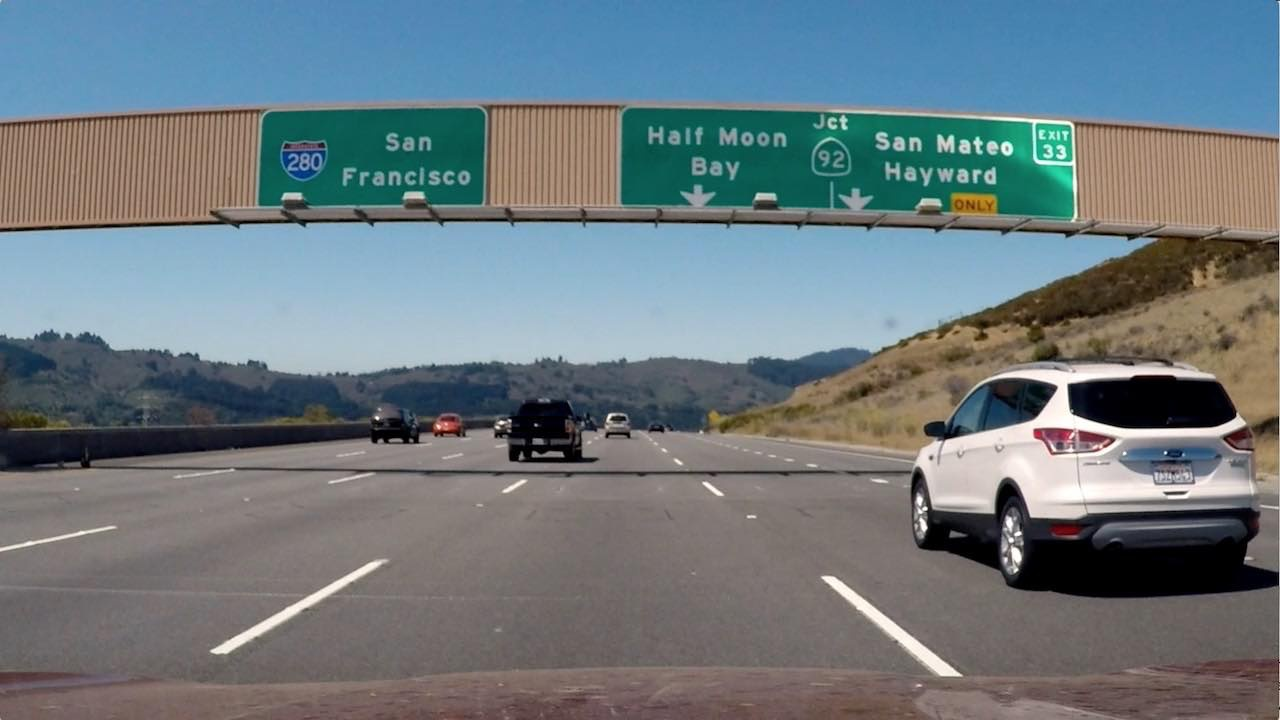
#> input picture test_images/signs_vehicles_xygrad.jpg, 1280 x 720 px
$ python thresholding.py   (older library calls are emulated)
#> lines starting #> are read from the running program, lines starting #| are printed output that depends on the picture; after the words box and inside, x2 and y2 are one past the last pixel; in counts of white or black regions, pixels touching at a corner belong together
#> (reads camera_cal/camera_cal_pickle.p from the repository)
#> (reads camera_cal/persp_pickle.p from the repository)
#> further down, test_img1 is the input picture: shape (720, 1280, 3); mean R, G, B 109.2, 121.6, 127.4
import cv2
import numpy as np
import matplotlib.pyplot as plt


def perspective_change(img_arr, M):
    return cv2.warpPerspective(
        img_arr,
        M,
        (img_arr.shape[1], img_arr.shape[0])
    )


def undistort_image(img_arr, matrix, coeffs):
    return cv2.undistort(img_arr, matrix, coeffs, None, matrix)
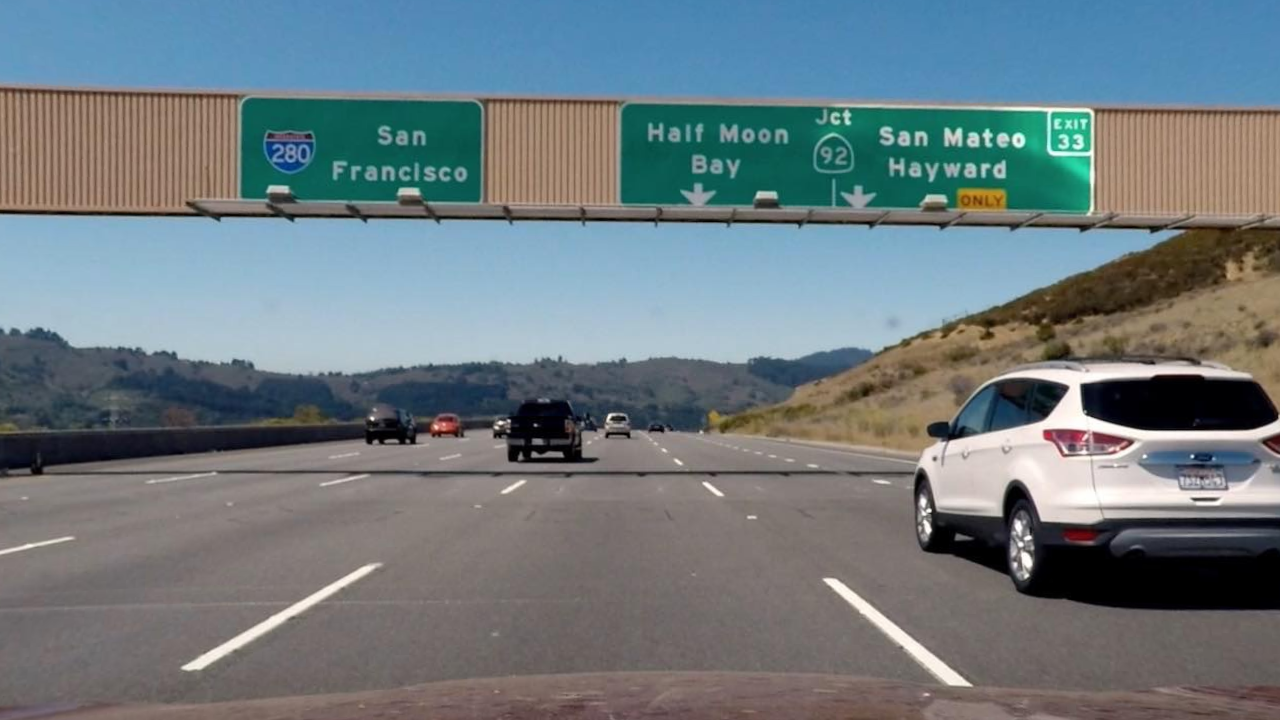
#> returned value: shape (720, 1280, 3); mean of channels 0, 1, 2 109.6, 122.1, 127.3; drawn as R, G, B


def weighted_img(img, initial_img, α=0.3, β=1., λ=0.):
    return cv2.addWeighted(initial_img, α, img, β, λ)


# [57 lines left out: functions abs_sobel_thresh, magnitude_thresh, dir_threshold, not called in this run]


def threshold(img_array, matrix, coeffs, M, color=False):
    """
    This function take a image as input and does the following
    - Undistort the image using cam cal data
    - Apply gradient thresholding and color thresholding and combine in a
    binary image
    - warp the image
    return the result
    """
    img = np.copy(img_array)
    img = undistort_image(img, matrix, coeffs)
    undistorted_img = perspective_change(img, M)
#> in perspective_change, `return cv2.warpPerspective( img_arr, M, (img_arr.shape[1], img_arr.sha..`:
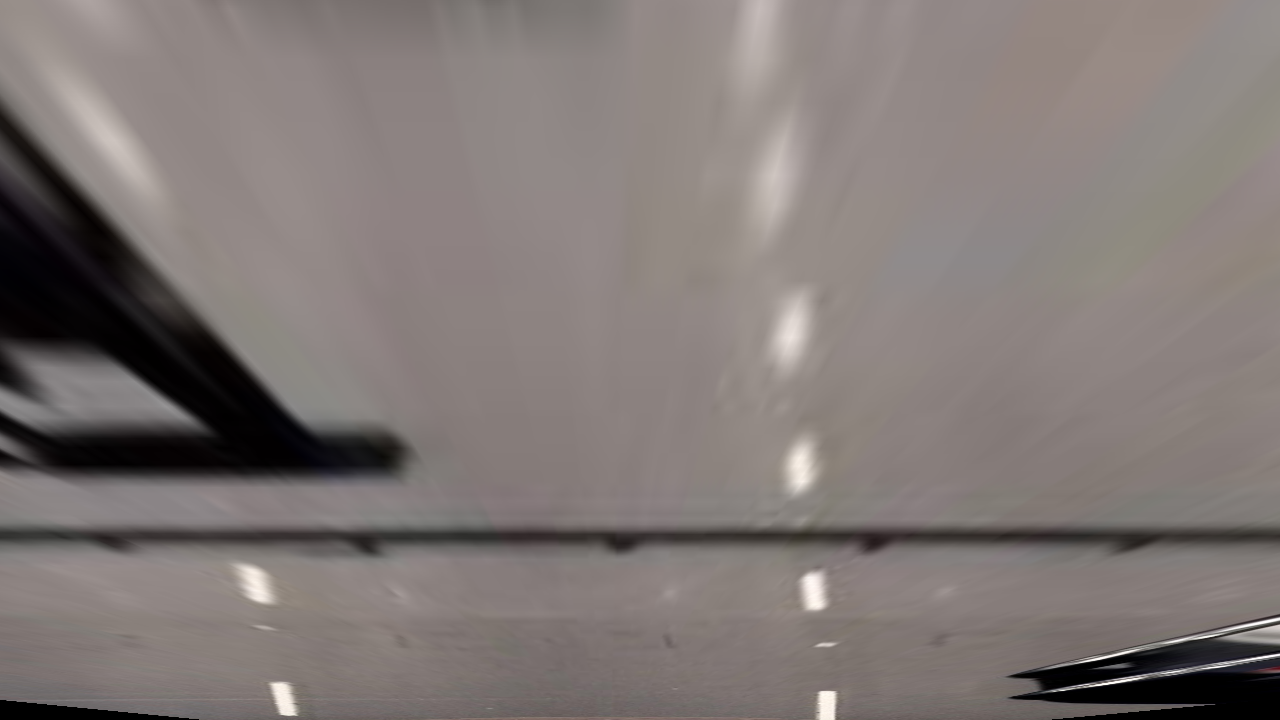
#> returned value: shape (720, 1280, 3); mean of channels 0, 1, 2 128, 119.8, 117.4; drawn as R, G, B

    # [7 lines of commented-out code are left out]

    luv = cv2.cvtColor(undistorted_img, cv2.COLOR_RGB2LUV)
#> luv: shape (720, 1280, 3); mean of channels 0, 1, 2 128.7, 100, 139.1

    lchannel = luv[:, :, 0]
    white_line = np.zeros_like(lchannel)
    white_line[(lchannel >= 210)] = 1

    hls = cv2.cvtColor(undistorted_img, cv2.COLOR_RGB2HLS)
#> hls: shape (720, 1280, 3); mean of channels 0, 1, 2 23.4, 122.8, 16.9

    schannel = hls[:, :, 2]
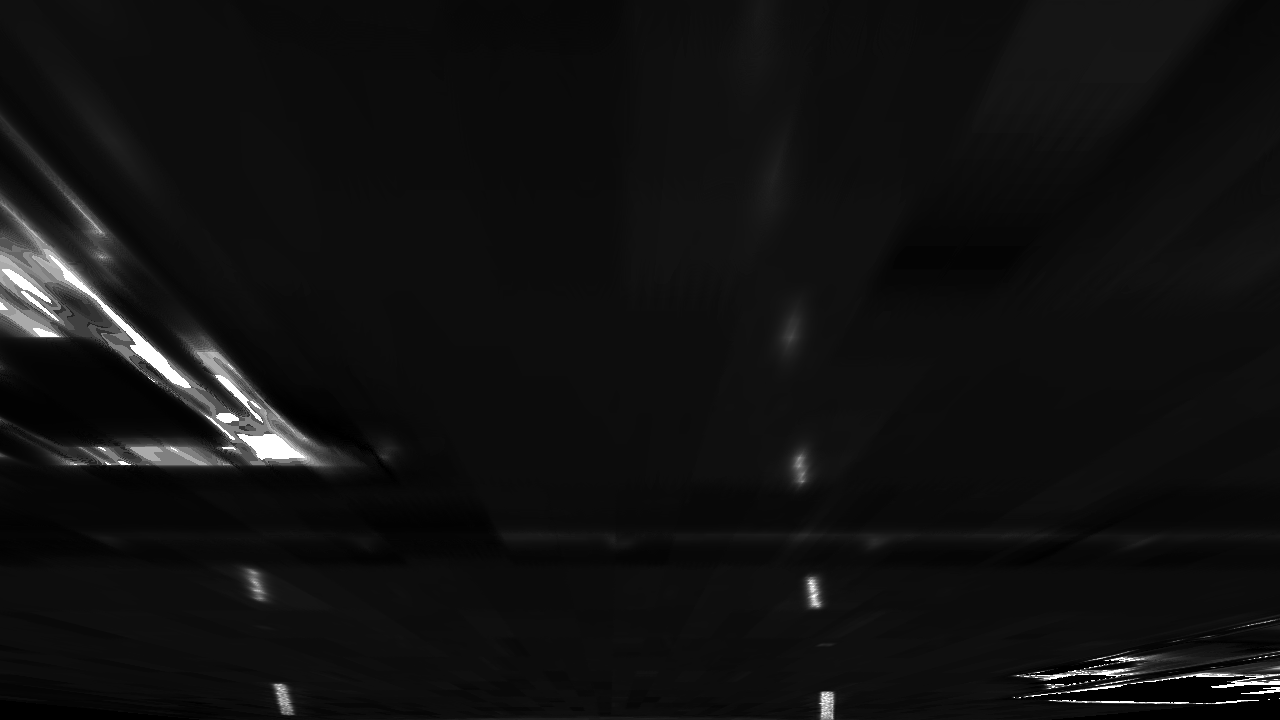
#> schannel: shape (720, 1280); min 0, max 255, mean 16.9
    sthresh_min = 150
    sthresh_max = 255
    sbinary = np.zeros_like(schannel)
    sbinary[(schannel >= sthresh_min) & (schannel <= sthresh_max)] = 1

    lchannel = hls[:, :, 1]
    lthresh_min = 150
    lthresh_max = 255
    lbinary = np.zeros_like(lchannel)
    lbinary[(lchannel >= lthresh_min) & (lchannel <= lthresh_max)] = 1

    lsbinary = np.zeros_like(schannel)
    lsbinary[(lbinary == 1) & (sbinary == 1)] = 1

    yellow_and_white = np.zeros_like(schannel)
    yellow_and_white[(lsbinary == 1) | (white_line == 1)] = 1

    rgb = np.dstack((lsbinary*255, np.zeros_like(yellow_and_white), white_line*255))
    return yellow_and_white, rgb


# [38 lines left out: functions thresh, threshold2, not called in this run]


if __name__ == '__main__':
    import pickle
    camdata = pickle.load(open('./camera_cal/camera_cal_pickle.p', 'rb'))
    mtx = camdata['mtx']
    dist = camdata['dist']

    persp = pickle.load(open('./camera_cal/persp_pickle.p', 'rb'))
    M = persp['M']
    Minv = persp['Minv']

    test_img1 = plt.imread('./test_images/signs_vehicles_xygrad.jpg')
    res, rgb = threshold(test_img1, mtx, dist, M)
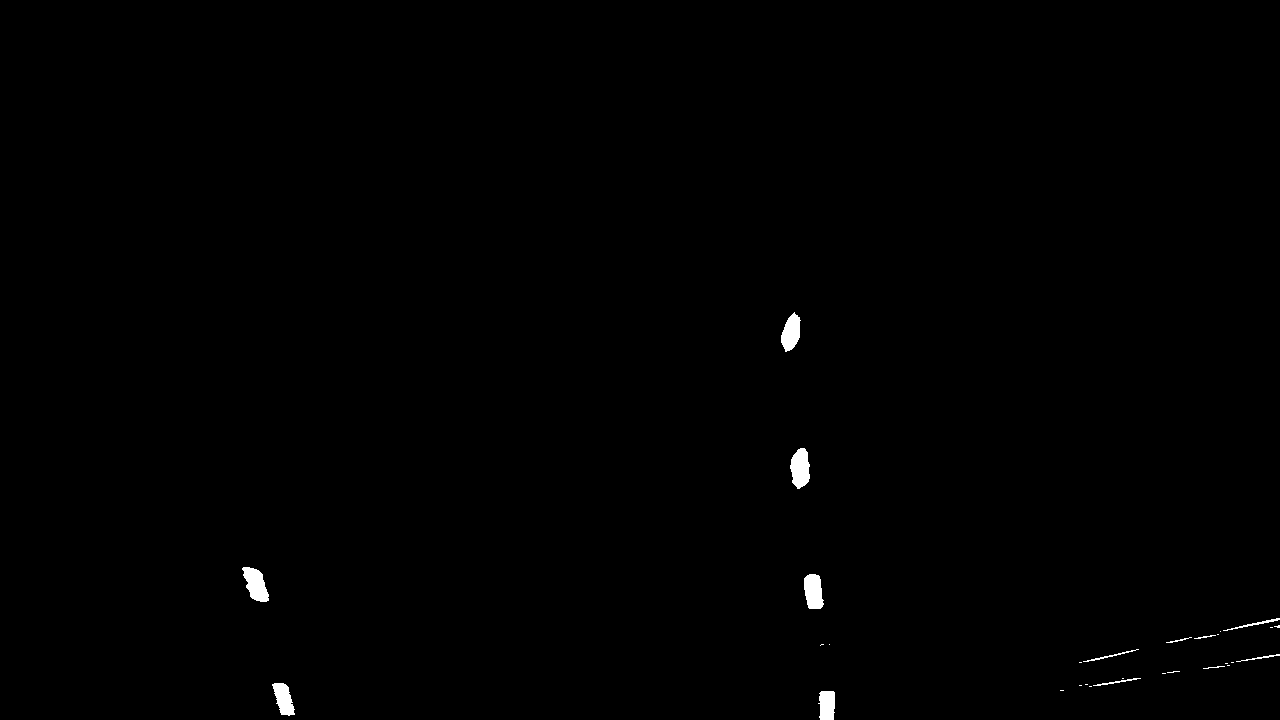
#> res: shape (720, 1280); values 0 (black) and 1 (white), 0.4% white; 30 white regions (17 under 20 px), largest, box (x1, y1, x2, y2) and area: (790, 448, 810, 489) 609, (242, 567, 269, 602) 595, (804, 574, 824, 609) 559
    plt.imsave('./output_images/binary1.png', res, cmap='gray')
    plt.imsave('./output_images/color_binary1.png', rgb)

#> (the run stopped early here; a loop or call above may not have finished)
